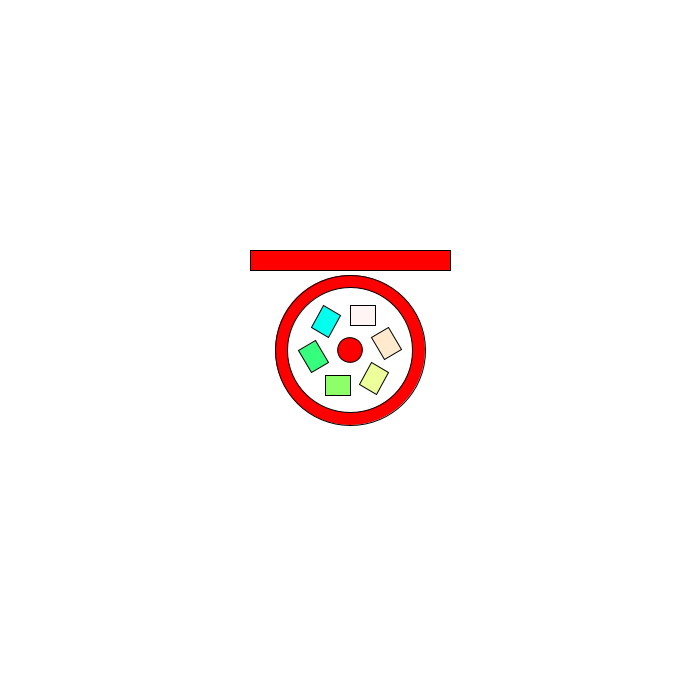
Frame 1 (no input)
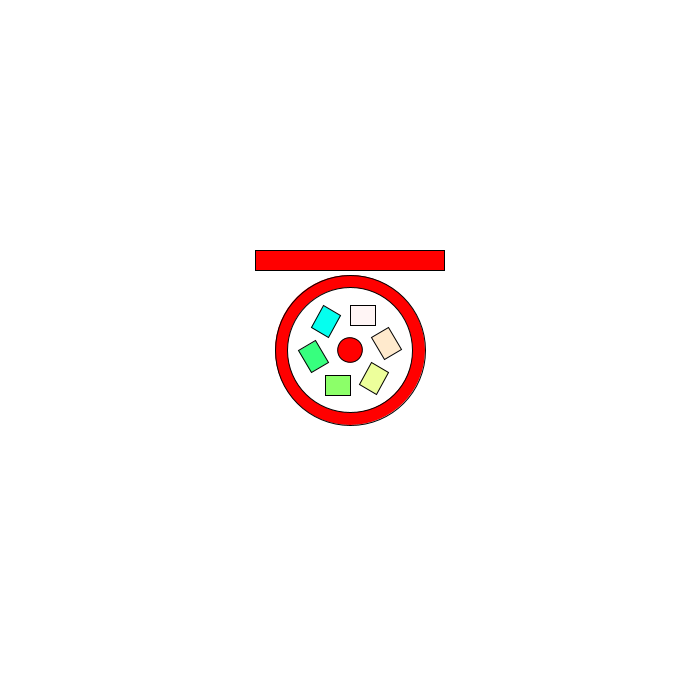
Frame 60 (the mouse pressed at the canvas centre just before this capture)
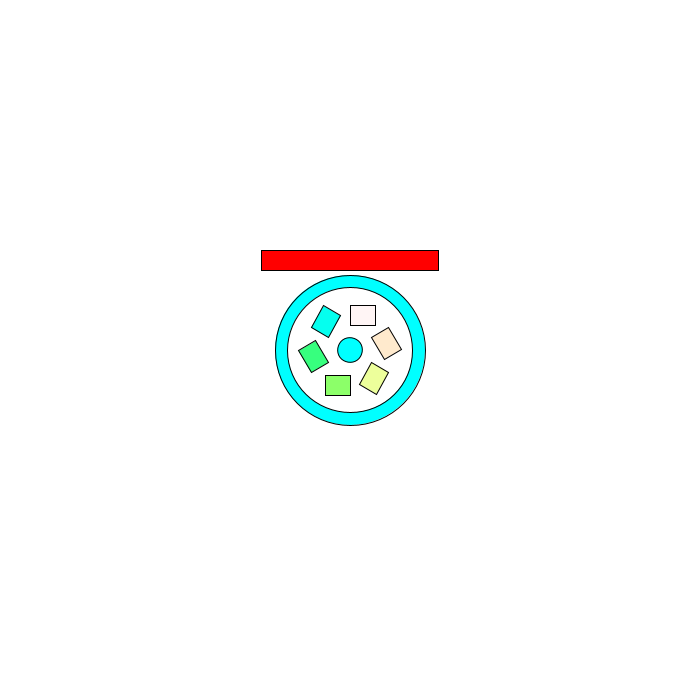
Frame 120 (the mouse held since frame 60 and released just before this capture)

The Processing sketch that drew these frames (run headless with seeded random() and noise(); from frame 60 on, the mouse is pressed at the canvas centre):

// Processing sketch: quadGun_4
// ── quadGun_4.pde
PVector pos,vel;
float dir;
float dir2;
float px,py;
boolean shoot,shoot2;
float h = 100;

void setup() {
  size(700,700);
  pos = new PVector(width/2,height/2);
  px = pos.x;
  py = pos.y;
  vel = new PVector(5,5);
  shoot = false;
  shoot2 = false;
  colorMode(RGB);
}

void draw() {
  background(255);
  thingy(pos.x,pos.y, 1, 0);
  if(shoot) {
    shootFour(px,py);
    dir ++;
  }
  if (dir > 300) {
    shoot = false;
    px = pos.x;
    py = pos.y;
    dir = 0;
  }
  if(shoot2) {
    shootArc(px,py);
    dir2++;
  }
  if (dir2 > 300) {
    shoot2 = false;
    px = pos.x;
    py = pos.y;
    dir2 = 0;
  }
  println(shoot2);
  health(pos.x - h, pos.y - 100, h);
  h -= 0.1;
}

void shootFour(float x, float y) {
  bullet(x + dir, y);
  bullet(x + -dir, y);
  bullet(x, y + dir);
  bullet(x, y + -dir);
  
}

void shootArc(float x, float y) {
  push();
  translate(x,y);
  rotate(PI/12);
  bullet(0,0 - dir2);
  rotate(PI/12);
  bullet(0,0 - dir2);
  rotate(PI/12);
  bullet(0,0 - dir2);
  rotate(PI/12);
  bullet(0,0 - dir2);
  rotate(PI/12);
  bullet(0,0 - dir2);
  rotate(PI/12);
  bullet(0,0 - dir2);
  rotate(PI/12);
  bullet(0,0 - dir2);
  rotate(PI/12);
  bullet(0,0 - dir2);
  rotate(PI/12);
  bullet(0,0 - dir2);
  rotate(PI/12);
  bullet(0,0 - dir2);
  rotate(PI/12);
  bullet(0,0 - dir2);
  rotate(PI/12);
  bullet(0,0 - dir2);
  
  pop();
  

}

void bullet(float x, float y) {
  push();
  translate(x,y);
  fill(255,0,0);
  noStroke();
  rect(-10,-10,20,20);
  pop();
}

void keyPressed() {
  switch(key) {
    case 'w':
      pos.y += -vel.y;
      break;
    case 'a':
      pos.x += -vel.x;
      break;
    case 's':
      pos.y += vel.y;
      break;
    case 'd':
      pos.x += vel.x;
      break;
    case ' ':
      shoot2 = true;
      break;
    default:
      shoot = true;
      break;
  }
  if (!shoot && !shoot2) {
    dir = 0;
    dir2 = 0;
    px = pos.x;
    py = pos.y;
  }
  
  
}

void health(float x, float y, float h) {
  float prog = map(h,0,100,0,200);
  if (h < 0 || h > 100) {
    return;
  }
  push();
  fill(255,0,0);
  rect(x,y,prog,20);
  pop();
}



//Raja’s Thingy
void thingy(float x, float y, float scale, float rotation) {
  //Do not remove
  float a = map(mouseX, 0, width, 0, 255);
  float b = map(mouseX, 0, width, 255, 0);
  push();
  rectMode(CORNER);
  translate(x, y);
  scale(scale);
  rotate(rotation);
  colorMode(HSB);
  //start editing here
  push();
  colorMode(HSB);
  fill(b,255,255);
  circle(0,0,150);
  colorMode(RGB);
  fill(255);
  circle(0,0,125);
  pop();
  push();
  fill(0, 255, 255, 10);
  rect(0,-25, 25, -20);
  rotate(PI/3);
  fill(25, 255, 255,50);
  rect(0,-25, 25, -20);
  rotate(PI/3);
  fill(50, 255, 255,100);
  rect(0,-25, 25, -20);
  rotate(PI/3);
  fill(75, 255, 255,150);
  rect(0,-25, 25, -20);
  rotate(PI/3);
  fill(100, 255, 255,200);
  rect(0,-25, 25, -20);
  rotate(PI/3);
  fill(125, 255, 255,250);
  rect(0,-25, 25, -20);
  fill(a,255,255);
  circle(0,0, 25);
  pop();
  //do not remove
  pop();
}
